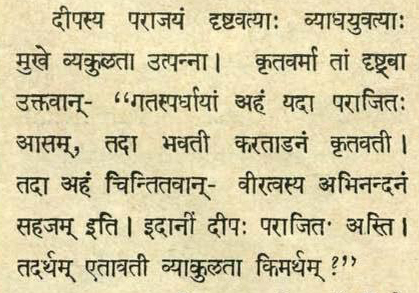
#> input picture pages/text.jpg, 419 x 293 px
$ jupyter execute --allow-errors FinalSegment.ipynb   (older library calls are emulated)
#> lines starting #> are read from the running program, lines starting #| are printed output that depends on the picture; after the words box and inside, x2 and y2 are one past the last pixel; in counts of white or black regions, pixels touching at a corner belong together
#> further down, img is the input picture: shape (293, 419, 3); mean B, G, R 164.6, 201.4, 211
# Importing Libraries

[cell 1]
import cv2
import math
import numpy as np
import matplotlib
import matplotlib.image as mpimg
from PIL import Image as im
from scipy.ndimage import interpolation as inter
from scipy import stats
import os
import shutil
import matplotlib.pyplot as plt
import sys

# Code for Segementation to word Level

[cell 2]
# Function to remove background texture --- Will work if texture is comparatively light as compared to text
def bg_filter(image):
    color_select = np.copy(image)

    # defining color criteria
    val = 250
    red_threshold = val
    green_threshold = val
    blue_threshold = val
    rgb_threshold = [red_threshold, green_threshold, blue_threshold]

    # identify pixels above threshold
    thresholds = (image[:, :, 0] > rgb_threshold[0]) | (image[:, :, 1] > rgb_threshold[1]) | (image[:, :, 2] > rgb_threshold[2])
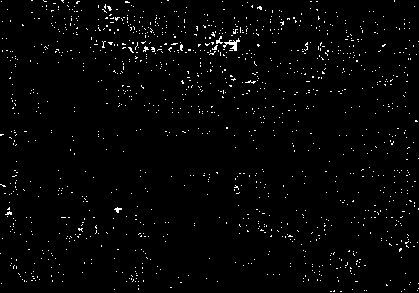
#> thresholds: shape (293, 419) bool; 1.9% white in thin lines or dots
    color_select[thresholds] = [255, 255, 255]
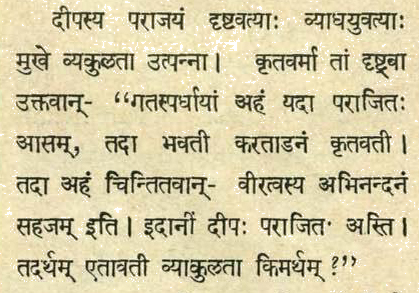
#> color_select: shape (293, 419, 3); 1.92% of pixels changed, all inside (x1, y1, x2, y2) = (0, 0, 419, 292)

    return cv2.cvtColor(np.array(color_select), cv2.COLOR_RGB2BGR)

def pad_image(img,val):
    if(len(img.shape)==2):
        return cv2.copyMakeBorder(img,2,2,2,2,cv2.BORDER_CONSTANT,value=val)
    elif(len(img.shape)==3):
        return cv2.copyMakeBorder(img,2,2,2,2,cv2.BORDER_REPLICATE)


# Function to create binary image
def img2binary(image):
    color_select = np.copy(image)
    (thresh, im_bw) = cv2.threshold(color_select, 128, 255, cv2.THRESH_BINARY_INV)
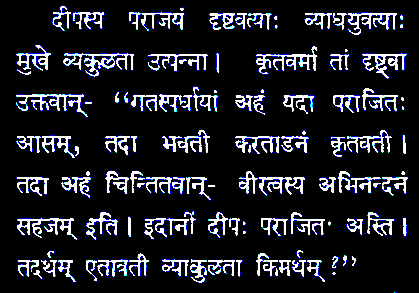
#> im_bw: shape (293, 419, 3); mean R, G, B 30.2, 31.4, 38.7

    return cv2.cvtColor(np.array(im_bw), cv2.COLOR_RGB2BGR)

# Function to fix skew angle if any?
def skew_fix(image):
    # convert to binary
    image = im.fromarray(image)
    wd, ht = image.size
#> wd = 419; ht = 293
    pix = np.array(image.convert('1').getdata(), np.uint8)
    bin_img = 1 - (pix.reshape((ht, wd)) / 255.0)
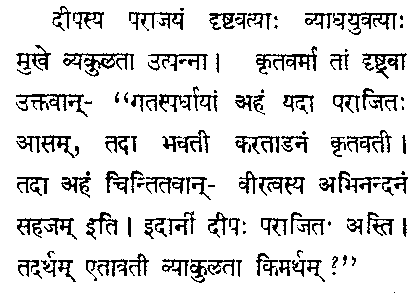
#> bin_img: shape (293, 419) float64; values 0 (black) and 1 (white), 87.5% white; black in thin lines or dots

    def find_score(arr, angle):
        data = inter.rotate(arr, angle, reshape=False, order=0)
        hist = np.sum(data, axis=1)
        score = np.sum((hist[1:] - hist[:-1]) ** 2)
        return hist, score

    delta = 0.5
    limit = 7
    angles = np.arange(-limit, limit + delta, delta)
    scores = []
    for angle in angles:
        hist, score = find_score(bin_img, angle)
        scores.append(score)
#> this loop made 29 passes
#> score on passes 1 to 12: 19080, 21406, 20524, 21348, 24289, 21899, 26882, 30255, 41031, 47412, 50534, 57656
#> pass 1, in find_score, `data = inter.rotate(arr, angle, reshape=False, order=0)`:
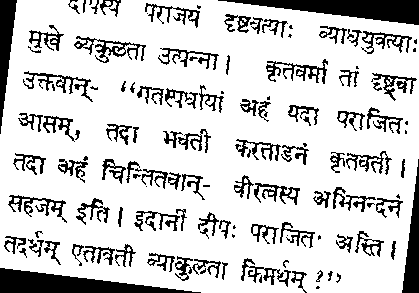
#> data: shape (293, 419) float64; values 0 (black) and 1 (white), 81.5% white; 126 black regions (31 under 20 px), largest, box (x1, y1, x2, y2) and area: (218, 0, 419, 25) 2571, (0, 268, 201, 293) 2571, (0, 0, 17, 134) 1166
#> pass 3, in find_score (call 3), `data = inter.rotate(arr, angle, reshape=False, order=0)`:
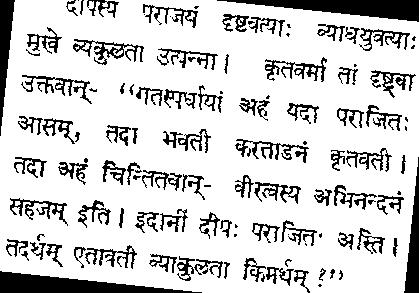
#> data: shape (293, 419) float64; values 0 (black) and 1 (white), 82.2% white; 119 black regions (29 under 20 px), largest, box (x1, y1, x2, y2) and area: (217, 0, 419, 22) 2244, (0, 271, 202, 293) 2244, (0, 0, 15, 136) 1033
#> after the loop, scores = 29 values, max 497837 at index 14, min 17970 at index 28, mean 61000

    best_score = max(scores)
#> best_score = 497837
    best_angle = angles[scores.index(best_score)]
#> best_angle = 0
    print("Best angle for skew correction:", best_angle)
#| Best angle for skew correction: 0.0
    print()
    # correct skew
    data = inter.rotate(bin_img, best_angle, reshape=False, order=0)
    img = im.fromarray((255 * data).astype("uint8")).convert("RGB")
#> img: PIL image 419x293 RGB; 87.5% white; black in thin lines or dots
#         img.save('skew_corrected2.png')
#         plt.imshow(img)
#         plt.show()
    return cv2.cvtColor(np.array(img), cv2.COLOR_RGB2BGR)

# Function to seperate lines and words
# [23 lines left out: function continuousSubsequence, not called in this run]

# Main function to sepearte lines and words from image
def img2line(image):

    # TWEAK RESIZING FACTOR FOR SPACING
    image = cv2.resize(image, (0, 0), fx=1.69, fy=1.69)
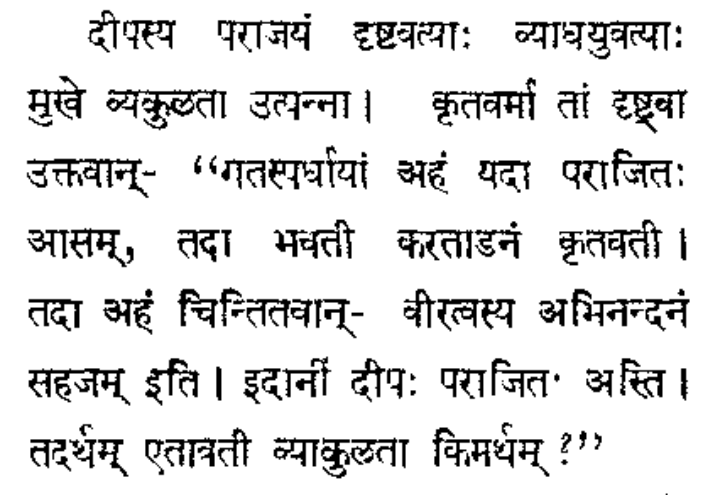
#> image: shape (495, 708, 3); min 0, max 255, mean 223.1
    gray = cv2.cvtColor(image, cv2.COLOR_BGR2GRAY)
    H,W = image.shape[0],image.shape[1]
#> H = 495; W = 708


    th, rotated = cv2.threshold(gray, 128, 255, cv2.THRESH_BINARY_INV | cv2.THRESH_OTSU)
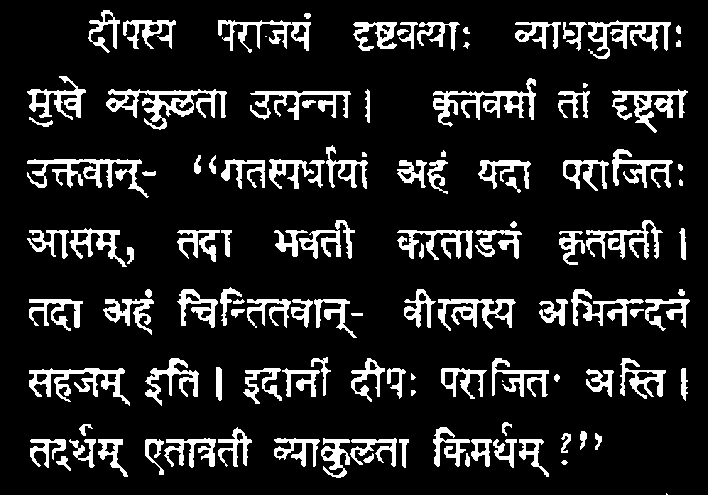
#> rotated: shape (495, 708); 13.3% white; 118 white regions (3 under 20 px), largest, box (x1, y1, x2, y2) and area: (106, 89, 227, 130) 1749, (27, 159, 149, 198) 1492, (433, 78, 536, 127) 1486
#> th = 144

    rotated = cv2.dilate(rotated, None, iterations=3)
#> rotated: shape (495, 708); 34.4% white; 48 white regions, largest, box (x1, y1, x2, y2) and area: (174, 284, 366, 341) 6092, (512, 17, 684, 62) 5338, (206, 142, 371, 192) 5271
    rotated = cv2.erode(rotated, None, iterations=2)
#> rotated: shape (495, 708); 24.8% white; 49 white regions (1 under 20 px), largest, box (x1, y1, x2, y2) and area: (176, 286, 364, 339) 4440, (514, 19, 682, 60) 3934, (208, 144, 369, 190) 3783
    rotated = pad_image(rotated,0)
#> in pad_image, `return cv2.copyMakeBorder(img,2,2,2,2,cv2.BORDER_CONSTANT,value=val)`:
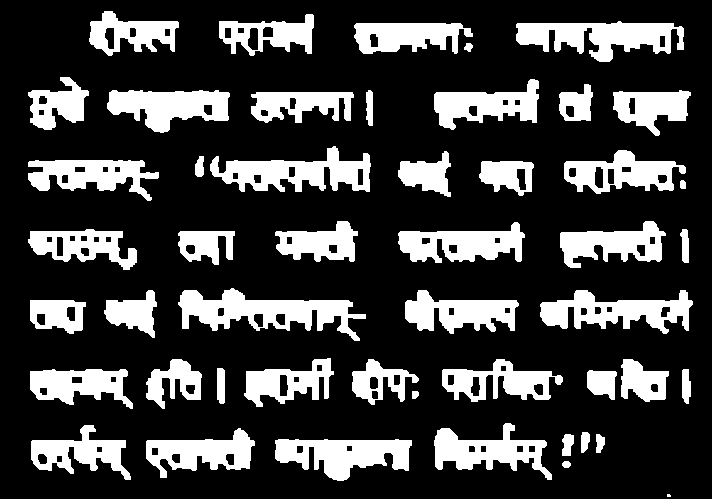
#> returned value: shape (499, 712); 24.5% white; 49 white regions (1 under 20 px), largest, box (x1, y1, x2, y2) and area: (178, 288, 366, 341) 4440, (516, 21, 684, 62) 3934, (210, 146, 371, 192) 3783

    hist = cv2.reduce(rotated, 1, cv2.REDUCE_AVG).reshape(-1)
#> hist = 499 values, max 197 at index 304, min 0 at index 0, mean 62.44
#     plt.plot(hist)
#     print(hist)
    mode = stats.mode(hist)[0][0]
#     print(mode)
    upper,lower = continuousSubsequence(hist,mode,10)

#     print("uppers:", upper)
#     print("lowers:", lower)

    diff = []
    for k in range(0, len(upper)):
        diff.append(lower[k] - upper[k])

    # [6 lines left out: function nearestInt, not called in this run]
    print("diff:", diff)
    minim = min(diff)
    for i in range(0, len(diff)):
        diff[i] = int(nearestInt(diff[i] / minim))

    print("diff normalised:", diff, "\n")


    # [6 lines left out: function breakImg, not called in this run]

    up = []
    low = []
    for i in range(0,len(diff)):
        if(diff[i] > 1):
            points = breakImg(upper[i],lower[i],diff[i],[])
            up = up + [upper[i]]
            for j in points:
                up = up+[j]
                low = low + [j];
            low = low + [lower[i]]
        else:
            up.append(upper[i])
            low.append(lower[i])

    print("up:", up)
    print("low:", low)


    rotated = cv2.cvtColor(rotated, cv2.COLOR_GRAY2BGR)
    for y in up:
        cv2.line(rotated, (0, y), (rotated.shape[1], y), (255, 0, 0), 1)

    for y in low:
        cv2.line(rotated, (0, y), (rotated.shape[1], y), (0, 255, 0), 1)

    cv2.imshow("result.png", rotated)
    cv2.waitKey(0)
    cv2.destroyAllWindows()

    # [29 lines left out: function line2words, not called in this run]

    word_list = []
    for i in range(0, len(up)):
        sample_image =cv2.cvtColor(np.array(image[up[i]:low[i],:]), cv2.COLOR_RGB2BGR)
        word_list = word_list+line2words(sample_image,up[i],low[i],H,W)

    return word_list

# Driver code for getting words

[cell 3]
img = cv2.imread('./pages/text.jpg')
# img = cv2.resize(img,(2,2))
ori = np.copy(img)
img = bg_filter(img)
img = img2binary(img)
img = skew_fix(img)
#> (the rest of this cell did not finish here and is left out)

[cell 4]
b = (np.average(ori[0,:,0]) + np.average(ori[:,0,0]))/2
#> b = 184.2
g = (np.average(ori[0,:,1]) + np.average(ori[:,0,1]))/2
#> g = 227.4
r = (np.average(ori[0,:,2]) + np.average(ori[:,0,2]))/2
#> r = 238.6
back = [int(b),int(g),int(r)]
#> back = [184, 227, 238]

# Output of Words

[cell 5]
ori = cv2.resize(ori,(0,0),fx = 1.69,fy = 1.69)
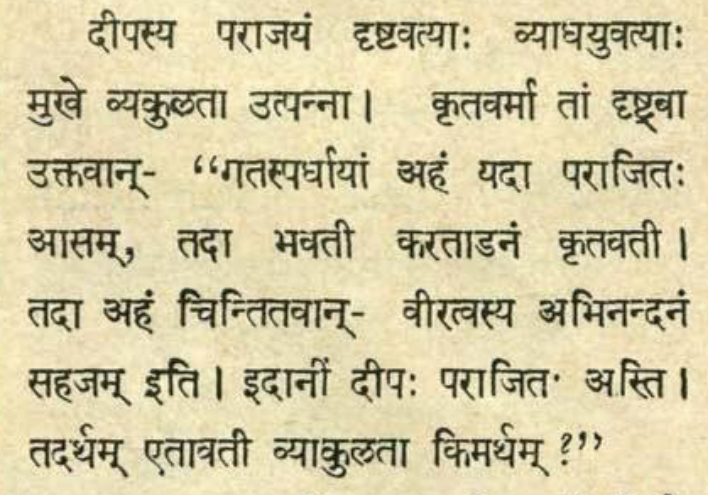
#> ori: shape (495, 708, 3); mean B, G, R 164.5, 201.3, 210.9

[cell 6]
copy = np.copy(ori)
#> (the rest of this cell did not finish here and is left out)

[cell 7]
back
#> Out = [184, 227, 238]
